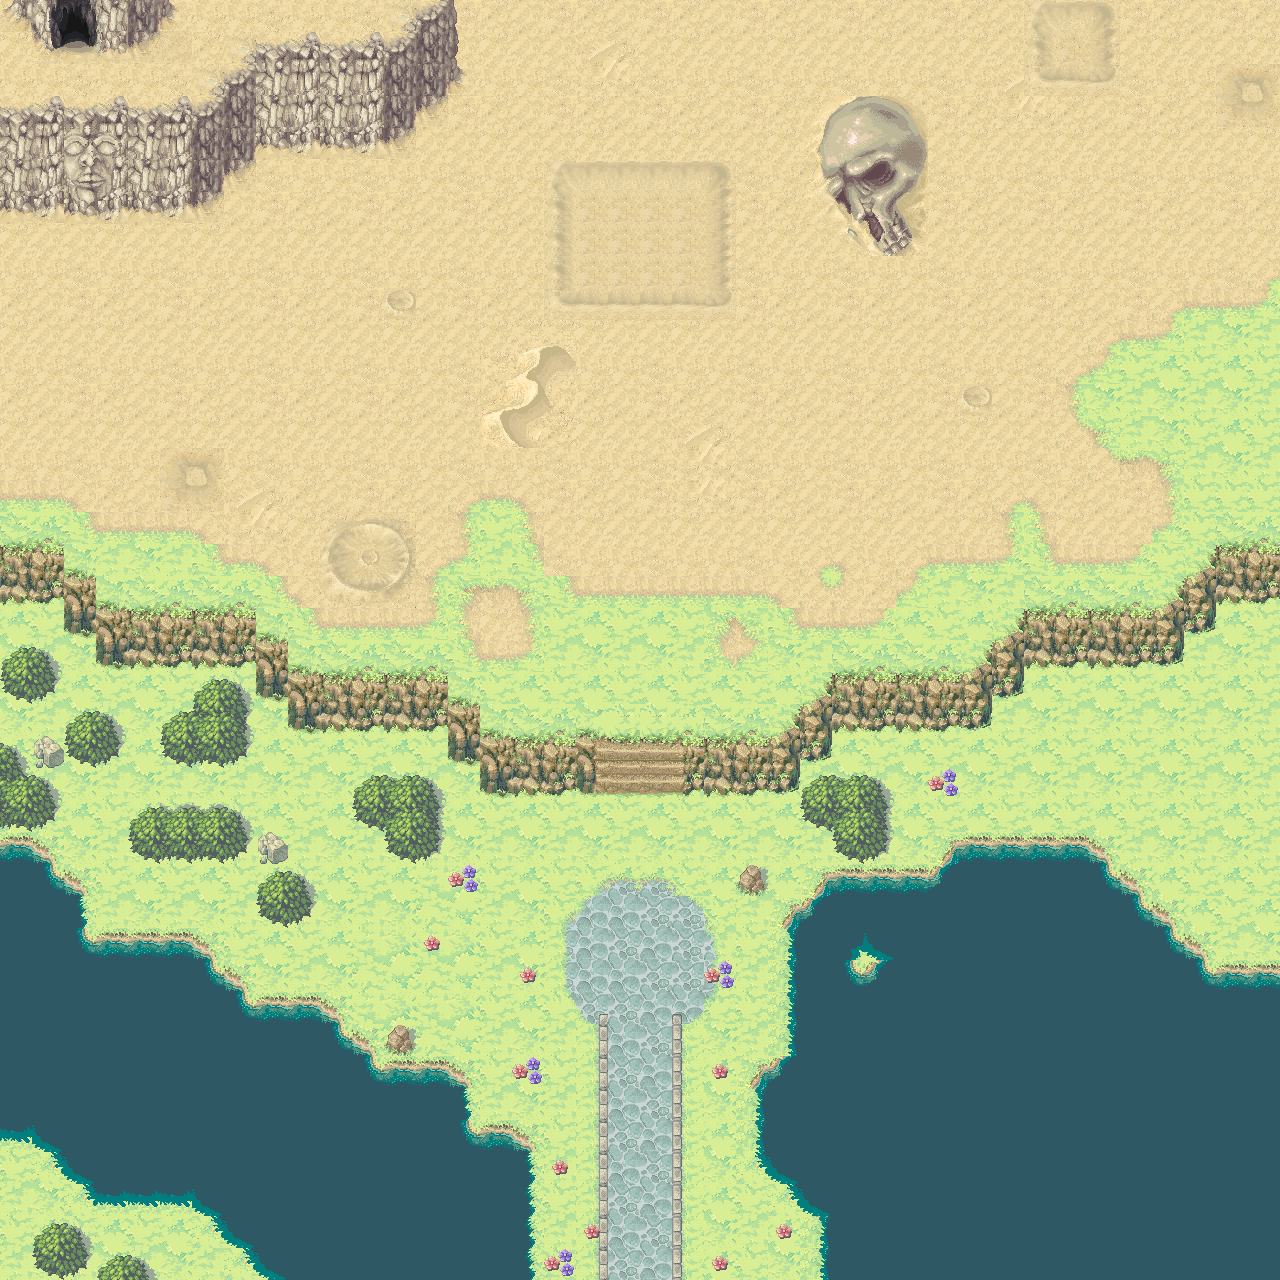

This game map was drawn from its Tiled (.tmx) file and the tilesets committed beside it. A one-line description and the trimmed map source follow:
An orthogonal 40x40 tile map with 32x32 px tiles, 4 tile layers (Belowground, Ground, Walls, Scenery), 4 tilesets and 91 objects (89x Wall, Player, Boss).

<map version="1.0" tiledversion="2017.10.11" orientation="orthogonal" renderorder="right-down" width="40" height="40" tilewidth="32" tileheight="32" infinite="0" nextobjectid="109">
 <tileset firstgid="1" source="../graphics/Whispers of Avalon/woa_object.tsx" />
 <tileset firstgid="85" source="../graphics/Whispers of Avalon/woa_ground.tsx" />
 <tileset firstgid="526" source="../graphics/Whispers of Avalon/woa_cliff.tsx" />
 <tileset firstgid="766" source="../graphics/Whispers of Avalon/woa_desert.tsx" />
 <layer name="Belowground" width="40" height="40">
  <data>[1600 cells, 1600 non-empty, 12 distinct tile ids]</data>
 </layer>
 <layer name="Ground" width="40" height="40">
  <data>[1600 cells, 735 non-empty, 110 distinct tile ids]</data>
 </layer>
 <layer name="Walls" width="40" height="40">
  <data>[1600 cells, 315 non-empty, 103 distinct tile ids]</data>
 </layer>
 <layer name="Scenery" width="40" height="40">
  <data>[1600 cells, 21 non-empty, 8 distinct tile ids]</data>
 </layer>
 <objectgroup name="Obstacles">
  <object id="4" name="Player" x="640" y="960.667" />
  <object id="6" name="Boss" x="640" y="224" />
  <object id="11" name="Wall" x="0" y="544" width="64" height="64" />
  <object id="12" name="Wall" x="64" y="576" width="32" height="64" />
  <object id="13" name="Wall" x="96" y="608" width="160" height="56" />
  <object id="14" name="Wall" x="256" y="640" width="32" height="56" />
  <object id="15" name="Wall" x="288" y="672" width="160" height="56" />
  <object id="16" name="Wall" x="448" y="704" width="32" height="56" />
  <object id="17" name="Wall" x="480" y="736" width="96" height="56" />
  <object id="20" name="Wall" x="576" y="736" width="16" height="56" />
  <object id="21" name="Wall" x="688" y="736" width="16" height="56" />
  <object id="22" name="Wall" x="704" y="736" width="96" height="56" />
  <object id="23" name="Wall" x="800" y="704" width="32" height="56" />
  <object id="24" name="Wall" x="832" y="672" width="160" height="56" />
  <object id="25" name="Wall" x="992" y="640" width="32" height="56" />
  <object id="26" name="Wall" x="1024" y="608" width="160" height="56" />
  <object id="27" name="Wall" x="1184" y="576" width="32" height="56" />
  <object id="28" name="Wall" x="1216" y="544" width="64" height="56" />
  <object id="29" name="Wall" x="600" y="1016" width="8" height="264" />
  <object id="30" name="Wall" x="672" y="1016" width="8" height="264" />
  <object id="32" name="Wall" x="512" y="1128" width="16" height="152" />
  <object id="33" name="Wall" x="448" y="1128" width="64" height="16" />
  <object id="34" name="Wall" x="448" y="1064" width="16" height="64" />
  <object id="35" name="Wall" x="352" y="1064" width="96" height="16" />
  <object id="36" name="Wall" x="352" y="1040" width="16" height="24" />
  <object id="37" name="Wall" x="320" y="1040" width="32" height="16" />
  <object id="38" name="Wall" x="320" y="1000" width="16" height="40" />
  <object id="39" name="Wall" x="224" y="1000" width="96" height="16" />
  <object id="40" name="Wall" x="224" y="976" width="16" height="24" />
  <object id="41" name="Wall" x="200" y="976" width="24" height="16" />
  <object id="42" name="Wall" x="200" y="944" width="16" height="32" />
  <object id="43" name="Wall" x="64" y="936" width="136" height="16" />
  <object id="44" name="Wall" x="64" y="880" width="16" height="56" />
  <object id="45" name="Wall" x="32" y="880" width="32" height="16" />
  <object id="46" name="Wall" x="32" y="848" width="16" height="32" />
  <object id="48" name="Wall" x="0" y="840" width="32" height="16" />
  <object id="49" name="Wall" x="824" y="1216" width="16" height="64" />
  <object id="51" name="Wall" x="760" y="1072" width="16" height="96" />
  <object id="53" name="Wall" x="800" y="1200" width="40" height="16" />
  <object id="54" name="Wall" x="792" y="1184" width="16" height="16" />
  <object id="55" name="Wall" x="768" y="1168" width="40" height="16" />
  <object id="56" name="Wall" x="776" y="1056" width="16" height="32" />
  <object id="57" name="Wall" x="792" y="912" width="16" height="160" />
  <object id="58" name="Wall" x="808" y="896" width="16" height="32" />
  <object id="59" name="Wall" x="824" y="872" width="16" height="40" />
  <object id="60" name="Wall" x="840" y="872" width="96" height="16" />
  <object id="61" name="Wall" x="936" y="864" width="16" height="24" />
  <object id="62" name="Wall" x="952" y="848" width="16" height="32" />
  <object id="63" name="Wall" x="968" y="840" width="120" height="16" />
  <object id="64" name="Wall" x="1088" y="848" width="16" height="40" />
  <object id="65" name="Wall" x="1104" y="872" width="16" height="24" />
  <object id="66" name="Wall" x="1120" y="880" width="16" height="48" />
  <object id="67" name="Wall" x="1136" y="912" width="16" height="16" />
  <object id="68" name="Wall" x="1152" y="912" width="16" height="48" />
  <object id="69" name="Wall" x="1168" y="944" width="32" height="16" />
  <object id="70" name="Wall" x="1184" y="960" width="16" height="24" />
  <object id="71" name="Wall" x="1200" y="968" width="80" height="16" />
  <object id="72" name="Wall" x="824" y="792" width="48" height="16" />
  <object id="74" name="Wall" x="856" y="808" width="16" height="32" />
  <object id="75" name="Wall" x="280" y="888" width="16" height="16" />
  <object id="76" name="Wall" x="376" y="792" width="48" height="16" />
  <object id="77" name="Wall" x="408" y="808" width="16" height="32" />
  <object id="78" name="Wall" x="152" y="824" width="80" height="16" />
  <object id="79" name="Wall" x="176" y="728" width="56" height="16" />
  <object id="80" name="Wall" x="216" y="696" width="16" height="32" />
  <object id="81" name="Wall" x="88" y="728" width="16" height="16" />
  <object id="82" name="Wall" x="0" y="792" width="40" height="16" />
  <object id="83" name="Wall" x="24" y="664" width="16" height="16" />
  <object id="84" name="Wall" x="40" y="744" width="16" height="16" />
  <object id="85" name="Wall" x="264" y="840" width="16" height="16" />
  <object id="86" name="Wall" x="744" y="872" width="16" height="16" />
  <object id="87" name="Wall" x="392" y="1032" width="16" height="16" />
  <object id="88" name="Wall" x="0" y="112" width="192" height="96" />
  <object id="89" name="Wall" x="192" y="104" width="32" height="96" />
  <object id="90" name="Wall" x="864" y="96" width="16" height="128" />
  <object id="91" name="Wall" x="224" y="72" width="32" height="96" />
  <object id="92" name="Wall" x="256" y="48" width="128" height="96" />
  <object id="93" name="Wall" x="384" y="40" width="32" height="96" />
  <object id="94" name="Wall" x="416" y="8" width="32" height="96" />
  <object id="95" name="Wall" x="448" y="0" width="8" height="80" />
  <object id="97" name="Wall" x="848" y="104" width="16" height="112" />
  <object id="98" name="Wall" x="832" y="112" width="16" height="88" />
  <object id="99" name="Wall" x="824" y="128" width="8" height="56" />
  <object id="100" name="Wall" x="880" y="104" width="16" height="152" />
  <object id="101" name="Wall" x="896" y="112" width="16" height="80" />
  <object id="102" name="Wall" x="912" y="136" width="16" height="24" />
  <object id="103" name="Wall" x="896" y="224" width="16" height="16" />
  <object id="104" name="Wall" x="0" y="1264" width="1280" height="16" />
  <object id="105" name="Wall" x="0" y="0" width="1280" height="16" />
  <object id="107" name="Wall" x="1264" y="0" width="16" height="1280" />
  <object id="108" name="Wall" x="0" y="0" width="16" height="1280" />
 </objectgroup>
</map>
